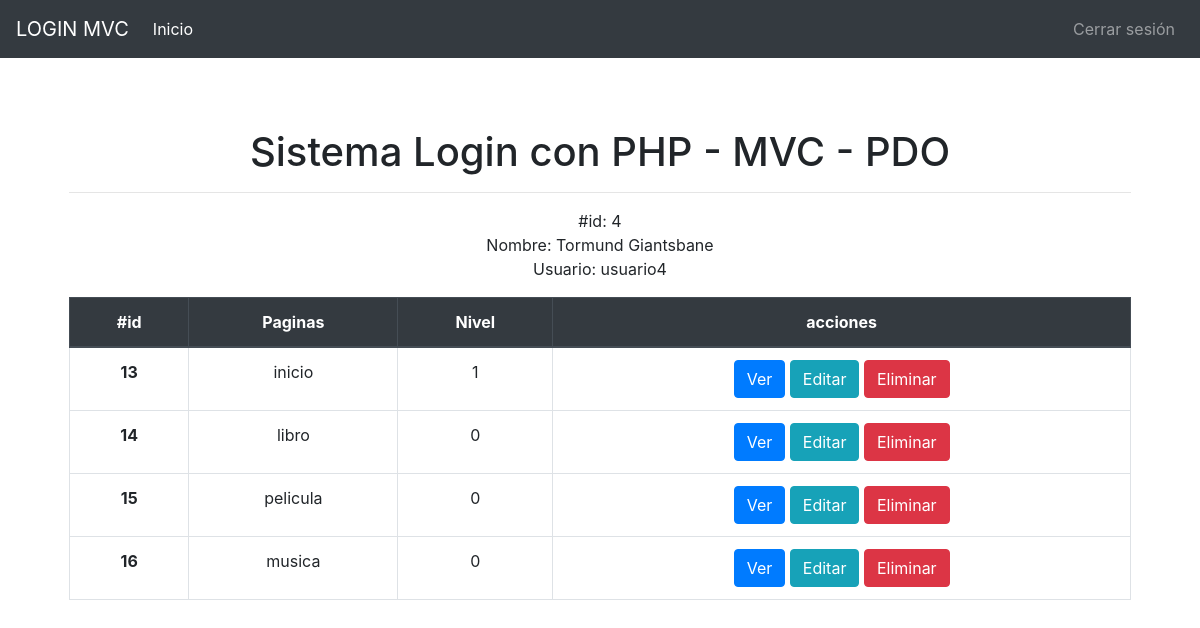
The app's page /index.php?page=inicio (signed in), older data.
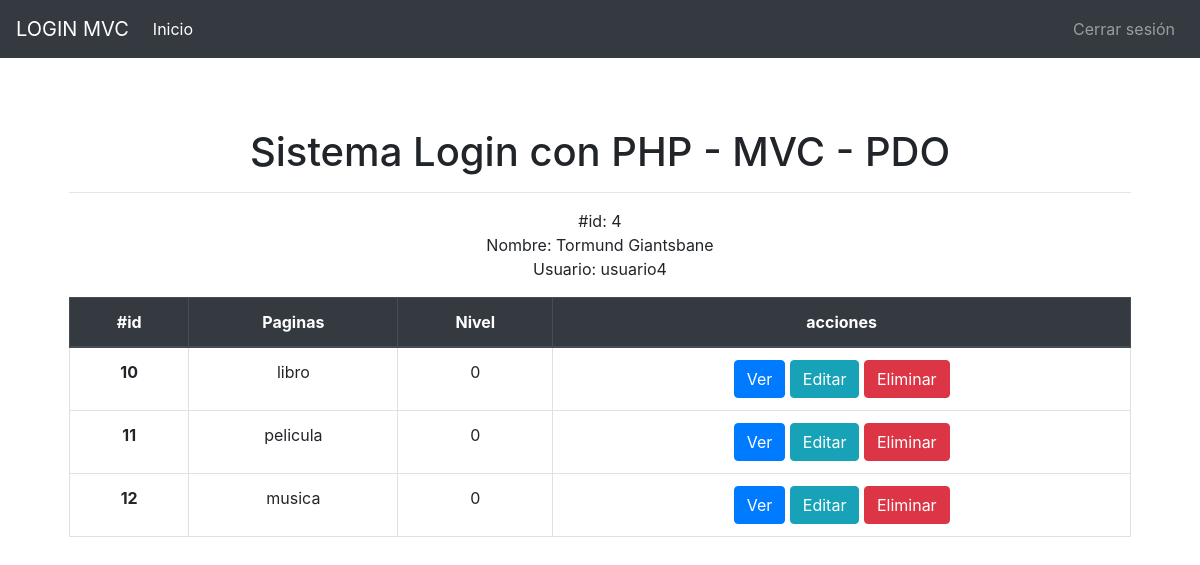
The same page, newer data.
### tables this page shows
CREATE TABLE permiso(
    id_permiso INT(5) PRIMARY KEY AUTO_INCREMENT,
    usuario_id INT(4) NOT NULL,
    pagina_id INT(4) NOT NULL,
    nivel INT(2) DEFAULT 0,
    FOREIGN KEY (usuario_id) REFERENCES usuario (id_usuario) ON UPDATE CASCADE ON DELETE RESTRICT,
	FOREIGN KEY (pagina_id) REFERENCES pagina (id_pagina) ON UPDATE CASCADE ON DELETE RESTRICT
);

CREATE TABLE pagina(
    id_pagina INT(4) PRIMARY KEY AUTO_INCREMENT,
    pagina VARCHAR(100) NOT NULL
);

### controllers/InicioController.php (called while the page is built, shortened)
<?php
class InicioController {
	public function inicio() {
	        require_once('./views/includes/cabecera.php');
	        require_once('./views/includes/navbar.php');
	        require_once('./views/paginas/inicio.php');
	        require_once('./views/includes/pie.php');
	}
}

### index.php (called while the page is built)
<?php
	require('core/request.php');
?>

### models/PermisoModel.php (called while the page is built, shortened)
<?php
require_once 'ModeloBase.php';
class PermisoModel extends ModeloBase {
	public function obtenerPermisos($usuario_id) {
		$db = new ModeloBase();
		$query = "SELECT per.id_permiso, pag.pagina, per.nivel
		FROM permiso AS per
		INNER JOIN pagina AS pag ON per.pagina_id = pag.id_pagina
		WHERE per.usuario_id = $usuario_id ORDER BY id_permiso";
		$resultado = $db->obtenerTodos($query);
		return $resultado;
	}
}

### models/ModeloBase.php (called while the page is built, shortened)
<?php
require_once './libs/DB.php';
class ModeloBase extends DB {
	public $db;
	public function __construct() {
		$this->db = new DB();
		$this->db->setAttribute(PDO::ATTR_ERRMODE, PDO::ERRMODE_EXCEPTION);
    	$this->db->setAttribute(PDO::ATTR_EMULATE_PREPARES, false);
	}
	public function obtenerTodos($query) {
		try {
			return $this->db->query($query);
		} catch (PDOException $e){
			echo "Error: ".$e->getMessage();
		}
	}
}

### libs/DB.php (called while the page is built, shortened)
<?php
class DB extends PDO {
	private $hostname = 'localhost';
	private $database = 'loginmvc';
	public function __construct() {
		$dsn = 'mysql:dbname='.$this->database.';host='.$this->hostname;
	}
}
?>

### controllers/PermisoController.php (called while the page is built, shortened)
<?php
require_once 'models/PermisoModel.php';
class PermisoController {
	public function obtenerPermisos($usuario_id) {
		$permisos = new PermisoModel();
		return $permisos->obtenerPermisos($usuario_id);
	}
}

### views/paginas/inicio.php (the view)
<?php
    require_once 'controllers/PermisoController.php';
    $objeto = new PermisoController();
    $usuario_id = $_SESSION['id_usuario'];
    $permisos = $objeto->obtenerPermisos($usuario_id);
?>
	<main role="main" class="container">
		<div class="starter-template">
			<h1>Sistema Login con PHP - MVC - PDO</h1>
			<hr>
			<table class="table table-bordered">
				<p>
					<ul class="list-unstyled">
						<li>#id: <?php echo $_SESSION['id_usuario']; ?></li>
						<li>Nombre: <?php echo $_SESSION['nombre']; ?></li>
						<li>Usuario: <?php echo $_SESSION['nick']; ?></li>
					</ul>
				</p>
				<thead class="thead-dark">
					<tr>
						<th scope="col">#id</th>
						<th scope="col">Paginas</th>
						<th scope="col">Nivel</th>
						<th scope="col">acciones</th>
					</tr>
				</thead>
				<tbody>
					<?php
						if (!empty($permisos)) {
							foreach ($permisos as $r) {
					?>
						<tr>
							<th scope="row"><?=$r['id_permiso'];?></th>
							<td><?=$r['pagina'];?></td>
							<td><?=$r['nivel'];?></td>
							<td>
								<a href="?page=ver&id=" type="a" class="btn btn-primary">Ver</a>
								<a href="?page=editar&id=" type="a" class="btn btn-info">Editar</a>
								<a href="?page=eliminar&id=" type="a" class="btn btn-danger">Eliminar</a>
							</td>
						</tr>
					<?php } } ?>
				</tbody>
			</table>
		</div>
	</main>

### core/request.php (shortened to what this page needs)
<?php
$page = $_GET['page'];
if (!empty($page)) {
	$data = array(
		'login' => array('model' => 'UsuarioModel', 'view' => 'login', 'controller' => 'UsuarioController'),
		'inicio' => array('model' => 'UsuarioModel','view' => 'inicio', 'controller' => 'InicioController'),
		'pelicula' => array('model' => 'UsuarioModel','view' => 'pelicula', 'controller' => 'PeliculaController'),
	);
	foreach($data as $key => $components) {
		if ($page == $key) {
			$model = $components['model'];
			$view = $components['view'];
			break;
		}
	}
	if (isset($model)) {
		$objeto = new $controller();
		$objeto->$view();
	}
} else {
	header('Location: index.php?page=login');
}

### views/includes/cabecera.php (shortened to what this page needs)
<!DOCTYPE html>
<html lang="es">
<head>
    <link rel="stylesheet" href="./assets/css/bootstrap.min.css">
    <link rel="stylesheet" href="./assets/css/starter-template.css">
    <link rel="stylesheet" href="./assets/css/style.css">
</head>
<body>

### views/includes/navbar.php (shortened to what this page needs)
<nav class="navbar navbar-expand-md navbar-dark bg-dark fixed-top">
	<a class="navbar-brand" href="#"><?php echo NOMBRE_SISTEMA; ?></a>
	<div class="collapse navbar-collapse" id="navbarsExampleDefault">
		<ul class="navbar-nav mr-auto">
			<li class="nav-item active">
				<a class="nav-link" href="index.php?page=inicio">Inicio <span class="sr-only">(current)</span></a>
			</li>
		</ul>
		<ul class="navbar-nav text-right">
			<li class="nav-item">
				<form action="" method="POST" name="logoutForm" id="logoutForm">
					<button type="submit" class="btn btn-link nav-link" name="salir">Cerrar sesión</button>
				</form>
			</li>
		</ul>
	</div>
</nav>

### views/includes/pie.php (shortened to what this page needs)
</body>
</html>

### assets/css/starter-template.css (style rules this page uses)
body { padding-top: 5rem; }
.starter-template { padding: 3rem 1.5rem; text-align: center; }

Row changes from the older to the newer data that the page shows:
removed permiso: id_permiso "13", pagina.pagina "inicio", nivel "1"
removed permiso: id_permiso "14", pagina.pagina "libro", nivel "0"
removed permiso: id_permiso "15", pagina.pagina "pelicula", nivel "0"
removed permiso: id_permiso "16", pagina.pagina "musica", nivel "0"
now on this page (row edited): permiso: id_permiso "10", pagina.pagina "libro", nivel "0"
now on this page (row edited): permiso: id_permiso "11", pagina.pagina "pelicula", nivel "0"
now on this page (row edited): permiso: id_permiso "12", pagina.pagina "musica", nivel "0"
